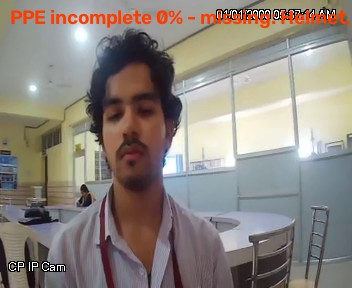
#> input picture data/alerts/02af7ddcd16a4f7f9dd2402d0036d3af.jpg, 352 x 288 px; its folder holds only this picture in this run
$ python -i face_box.py   (imports and definitions only)
#> lines starting #> are read from the running program, lines starting #| are printed output that depends on the picture
#> further down, picture is the input picture: shape (288, 352, 3); mean B, G, R 127, 133.4, 141
"""
face_box.py  -  smooth, moving face-detection box for the live MJPEG stream.

Why this lives in the backend:
    The camera is an MJPEG <img> in the browser. The only way for the box to
    move together with the face (with no lag) is to draw it on every frame
    before the frame is encoded and streamed.

How to use (inside your existing stream generator):

    from face_box import FaceBox, draw_face_box

    face_box = FaceBox()                       # create once per stream

    while True:
        ok, frame = cap.read()
        ...
        det = detect_face(frame)               # YOUR detector -> (x, y, w, h) or None
        box = face_box.update(det)             # smoothed box or None

        if verified:
            color, label = (0, 200, 0), person_name        # green
        elif box is not None:
            color, label = (255, 140, 0), "Verifying..."   # blue-ish (BGR)
        else:
            color, label = None, ""

        draw_face_box(frame, box, color, label)

        # expose to /api/live-verify/state so the frontend can stop the
        # warning sound when the worker walks away:
        live_state["face_present"] = face_box.present()

        ... encode frame as JPEG and yield it ...
"""

import time

import cv2


class FaceBox:
    # [27 lines left out: functions __init__, update, not called in this run]

    def present(self):
        """True while a face is (recently) in front of the camera."""
        return self.box is not None


def pick_largest(faces):
    """Choose the biggest face when several are detected. faces: list of (x, y, w, h)."""
    if not faces:
        return None
    return max(faces, key=lambda f: f[2] * f[3])


# [24 lines left out: function draw_face_box, not called in this run]


# ------------------------------------------------------------------
# Optional: fast detection helper (OpenCV Haar) if you don't already
# have a detector returning (x, y, w, h). If you use InsightFace /
# face_recognition / MediaPipe, convert their output to (x, y, w, h).
# ------------------------------------------------------------------
_cascade = None


def detect_face_haar(frame, scale_width=320):
    """Runs on a downscaled copy for speed; returns the largest face or None."""
#> called with scale_width = 320
    global _cascade
    if _cascade is None:
        _cascade = cv2.CascadeClassifier(
            cv2.data.haarcascades + "haarcascade_frontalface_default.xml"
        )

    h, w = frame.shape[:2]
#> h = 288; w = 352
    scale = scale_width / float(w)
#> scale = 0.909
    small = cv2.resize(frame, (scale_width, int(h * scale)))
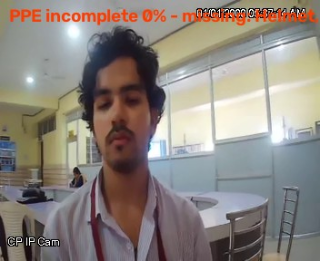
#> small: shape (261, 320, 3); mean B, G, R 126.8, 133.3, 140.9
    gray = cv2.cvtColor(small, cv2.COLOR_BGR2GRAY)
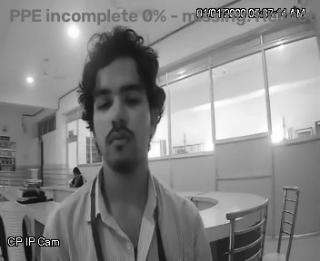
#> gray: shape (261, 320); min 0, max 255, mean 134.8

    faces = _cascade.detectMultiScale(gray, 1.1, 5, minSize=(40, 40))
#> faces = [[76, 66, 86, 86]]
    best = pick_largest([tuple(f) for f in faces])
#> best = (76, 66, 86, 86)
    if best is None:
        return None

    return tuple(int(v / scale) for v in best)

>>> import cv2
>>> picture = cv2.imread('../data/alerts/02af7ddcd16a4f7f9dd2402d0036d3af.jpg')
>>> result = detect_face_haar(picture)
#> result = (83, 72, 94, 94)

$ run again, on data/alerts/160b05f0a6d346dea4ab5d9cc062b50f.jpg
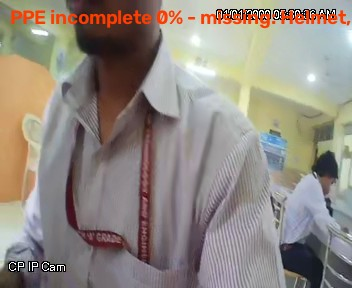
#> input picture data/alerts/160b05f0a6d346dea4ab5d9cc062b50f.jpg, 352 x 288 px
#> picture is the input picture: shape (288, 352, 3); mean B, G, R 129.3, 137.2, 145.5
#> in detect_face_haar, `small = cv2.resize(frame, (scale_width, int(h * scale)))`:
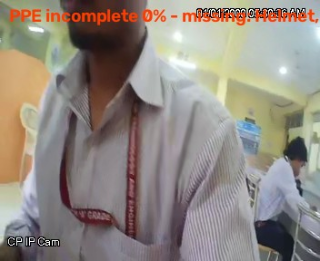
#> small: shape (261, 320, 3); mean B, G, R 129.2, 137.1, 145.4
#> in detect_face_haar, `gray = cv2.cvtColor(small, cv2.COLOR_BGR2GRAY)`:
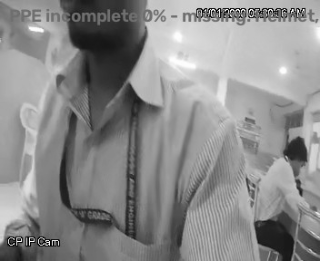
#> gray: shape (261, 320); min 0, max 254, mean 138.7
#> faces = ()

$ run again, on data/alerts/1695799fe2b940818b02e5dd5dcfff14.jpg
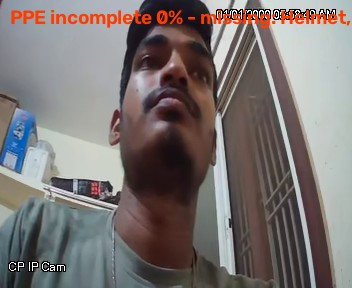
#> input picture data/alerts/1695799fe2b940818b02e5dd5dcfff14.jpg, 352 x 288 px
#> picture is the input picture: shape (288, 352, 3); mean B, G, R 114.7, 116, 122.9
#> in detect_face_haar, `small = cv2.resize(frame, (scale_width, int(h * scale)))`:
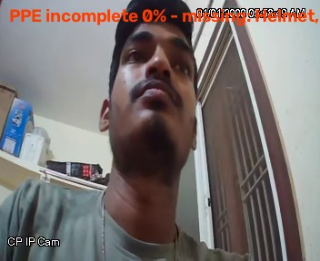
#> small: shape (261, 320, 3); mean B, G, R 114.6, 115.9, 122.8
#> in detect_face_haar, `gray = cv2.cvtColor(small, cv2.COLOR_BGR2GRAY)`:
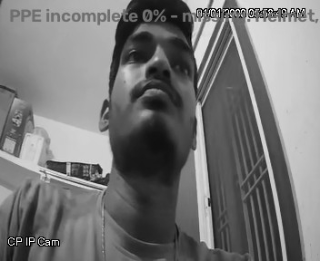
#> gray: shape (261, 320); min 0, max 254, mean 117.8
#> faces = ()

$ run again, on data/alerts/23624c50a60b4687b6aee12182009c78.jpg
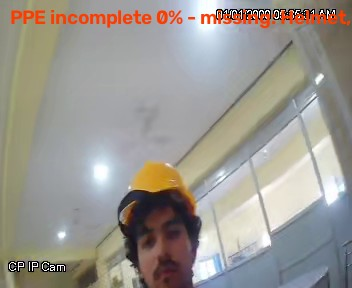
#> input picture data/alerts/23624c50a60b4687b6aee12182009c78.jpg, 352 x 288 px
#> picture is the input picture: shape (288, 352, 3); mean B, G, R 144.8, 151.5, 155.5
#> in detect_face_haar, `gray = cv2.cvtColor(small, cv2.COLOR_BGR2GRAY)`:
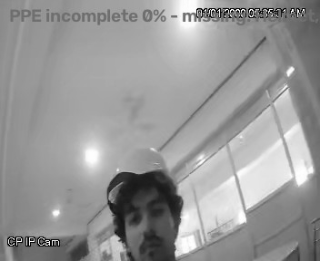
#> gray: shape (261, 320); min 0, max 255, mean 151.8
#> faces = [[115, 189, 66, 66]]
#> best = (115, 189, 66, 66)
#> result = (126, 207, 72, 72)
